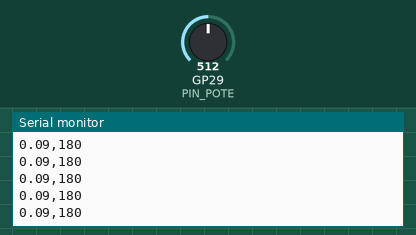
Bench run of a sketch on a simulated Raspberry Pi Pico. On the bench: the last lines printed to the serial monitor. The test bench sets the inputs (shaded band); at power-on: GP29 (PIN_POTE) = 512.

Above: at 1.2 s.
1.3 s: GP29 (PIN_POTE) set to 716
At 1.9 s:
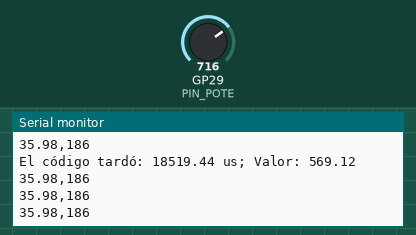
4.3 s: GP29 (PIN_POTE) set to 900
At 4.9 s:
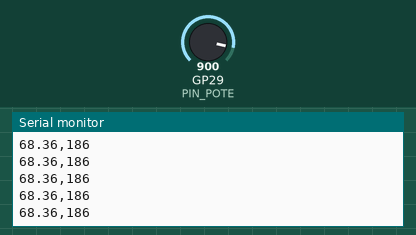
Timing chart, 0 to 7.3 s (numbered marks = the images above; inputs shaded):
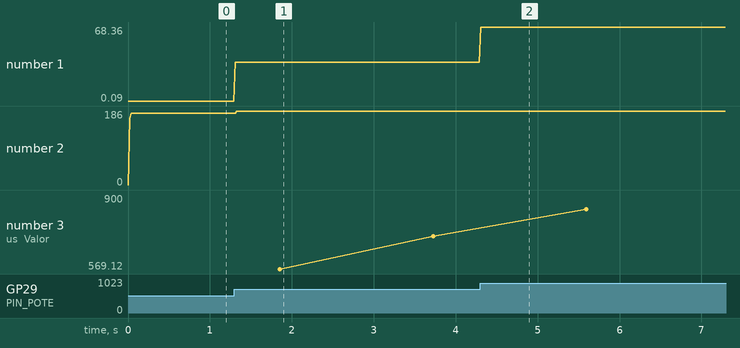

The sketch:

lectura_pote.ino
```cpp
#define PIN_POTE A3
#define ADC_MAX 1023
#define DELAY_50HZ 20000

void setup()  {
  Serial.begin(9600); // Inicia comunicación serial
  // Código que no se medirá
}

void loop() {
  long value = 0;
  unsigned long tiempoInicio = micros();  // Marca de tiempo de inicio

  for (int i = 0; i < 100; i++) {
    // inicializo valor
    value += analogRead(PIN_POTE);
  }

  unsigned long tiempoFinal = micros();                 // Marca de tiempo de finalización
  unsigned long duracion = tiempoFinal - tiempoInicio;  // Calcula la duración

  Serial.print("El código tardó: ");
  Serial.print(duracion / 100.0f);
  Serial.print(" us; ");
  Serial.print("Valor: ");
  Serial.println(value / 100.0f);
}

int last_time = 0;

void loop1() {
  unsigned long tiempoInicio = micros();  // Marca de tiempo de inicio

  // inicializo valor
  int value = analogRead(PIN_POTE);
  float ang_dec = (float)value/ADC_MAX * 180.0f - 90 ;


  //Serial.print("El ángulo en decenas de grados es: ");
  Serial.print(ang_dec);
  Serial.print(",");
  Serial.println(last_time);
  //Serial.println("");

  unsigned long tiempoFinal = micros();             // Marca de tiempo de finalización
  unsigned long duracion = tiempoFinal - tiempoInicio;  // Calcula la duración
  last_time = duracion;

  delayMicroseconds(DELAY_50HZ-duracion);

}
```

Measured:
- after the input at 1.3 s, the serial monitor: prints a new line at once (image 1)
- after the input at 4.3 s, the serial monitor: prints a new line at once (image 2)
- plotted number 1: 0.09 → 35.98 after the input at 1.3 s, 35.98 → 68.36 after the input at 4.3 s
- plotted number 2: 180 → 186 after the input at 1.3 s
- plotted number 3: 716 → 900 after the input at 4.3 s
